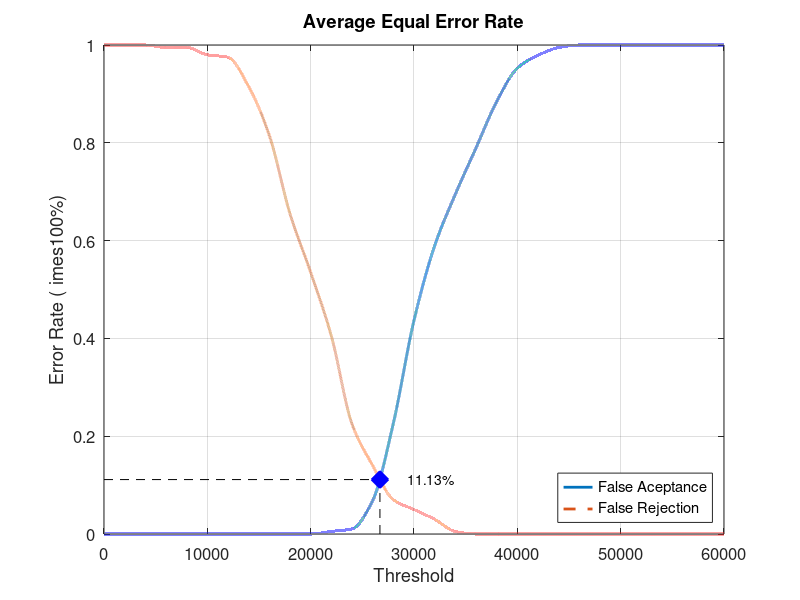
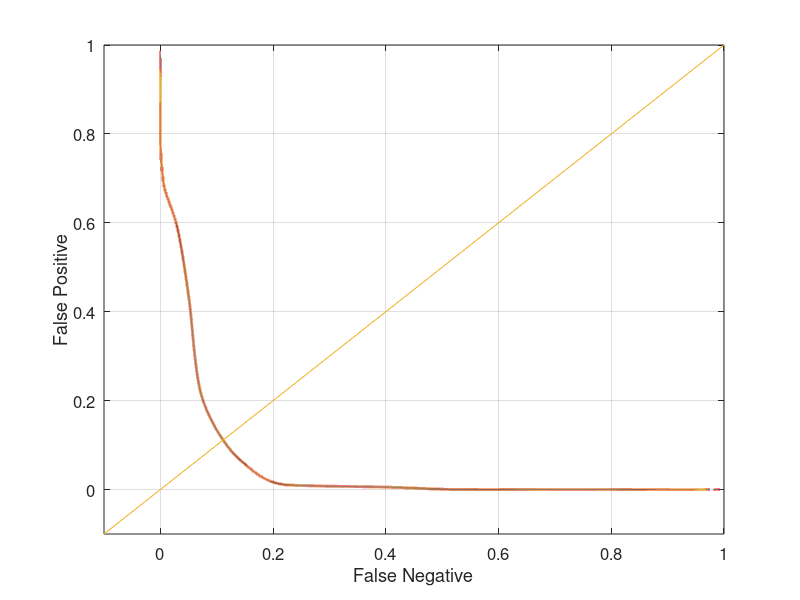

These charts were generated, in order, by the following MATLAB code:
close all;
clear;
clc;
x = 0:2000:60000;
xq = 0:0.5:60000;

y0 = [0 0 0 0 0 0 0 0 0 0 0 0.00526316 0.0105263 0.0684211 0.226316 0.436842 0.589474 0.694737 0.789474 0.884211 0.952632 0.978947 0.994737 1 1 1 1 1 1 1 1]
yy0 = interp1(x, y0, xq, 'pchip');
y1 = [1 1 1 0.995 0.995 0.98 0.975 0.915 0.815 0.655 0.535 0.405 0.225 0.14 0.07 0.05 0.03 0.005 0 0 0 0 0 0 0 0 0 0 0 0 0]
yy1 = interp1(x, y1, xq, 'pchip');

% Calculating EER: 
y2 = abs(y0 - y1);
find(y2 == min(y2))
yy2 = abs(yy0 - yy1);
xEER = find(yy2 == min(yy2));
xEERIndex = xq(xEER) % X-axis EER
yEER = yy0(xEER) % Y-axis EER

main = figure
plot(xq, yy0,'-','LineWidth', 2);	hold on
plot(xq, yy1,'--','LineWidth', 2);	hold on
plot([xEERIndex xEERIndex], [0 yEER], 'k--');	hold on
plot([0 xEERIndex], [yEER yEER], 'k--');	hold on
plot(xEERIndex, yEER, 'bx', 'LineWidth', 10);	hold on
text(xEERIndex + 10 * xEERIndex / 100, yEER, [num2str(round((10000 * yEER)) / 100) '%'])
legend('False Aceptance', 'False Rejection', 'Location', 'SouthEast')
xlabel('Threshold')
ylabel('Error Rate (	imes100%)')
title('Average Equal Error Rate')
set(gca, 'FontSize', 12)
axis([0 60000 0 1])
grid on

print(main, 'Database4_3Main', '-dpng');
FNRxFPR = figure('Color', [1 1 1]);
plot(yy1, yy0, '-', yy1, yy0, 'LineWidth', 2);
hold on
y = -0.1:0.1:1
plot(y, y); 
set(gca, 'FontSize', 12)
xlabel('False Negative')
ylabel('False Positive')
axis([-0.1 1 -0.1 1])
set(gca, 'FontSize', 12)
grid on

print(FNRxFPR, 'Database4_3FNRxFPR','-dpng');
